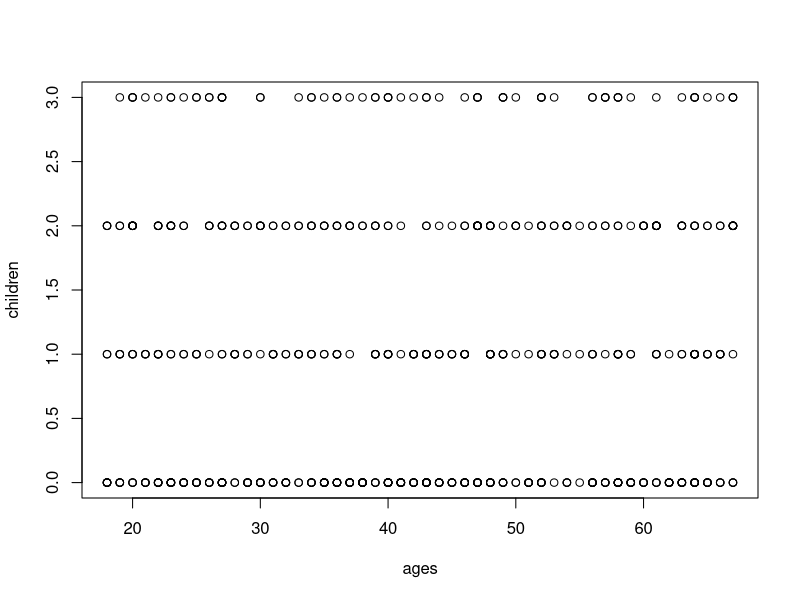

The R source for this figure:
list.files()
getwd()
setwd("/home/kedar/Desktop/blah/labs/DSR-1BM17CS041/lab-02/data")
getwd()
grep(".csv", list.files(), value=T)
bank_data = read.csv("bank-data.csv")
bank_data
head(bank_data)
ncol(bank_data)
summary(bank_data)
ages = bank_data[,"age"]
children = bank_data[,"children"]
plot(ages, children)
